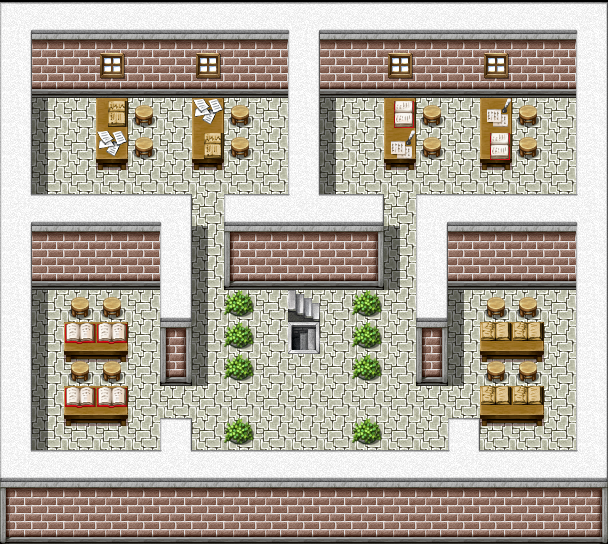

This game map was drawn from its Tiled (.tmx) file and the tilesets committed beside it. A one-line description and the trimmed map source follow:
An orthogonal 19x17 tile map with 32x32 px tiles, 3 tile layers (ground, meta, door) and 3 objects.

<map version="1.0" orientation="orthogonal" renderorder="right-down" width="19" height="17" tilewidth="32" tileheight="32" nextobjectid="4">
 <tileset firstgid="1" name="教学楼二楼" tilewidth="32" tileheight="32" tilecount="323">
  <image source="教学楼二楼.PNG" width="609" height="548" />
 </tileset>
 <layer name="ground" width="19" height="17">
  <data>[323 cells, 323 non-empty, 323 distinct tile ids]</data>
 </layer>
 <layer name="meta" width="19" height="17">
  <data>[323 cells, 216 non-empty, 216 distinct tile ids]</data>
 </layer>
 <layer name="door" width="19" height="17">
  <data>[323 cells, 2 non-empty, 2 distinct tile ids]</data>
 </layer>
 <objectgroup name="object">
  <object id="1" x="165" y="131" width="32" height="32" />
  <object id="2" x="133" y="290" width="32" height="32" />
  <object id="3" x="384" y="416" width="32" height="32" />
 </objectgroup>
</map>
